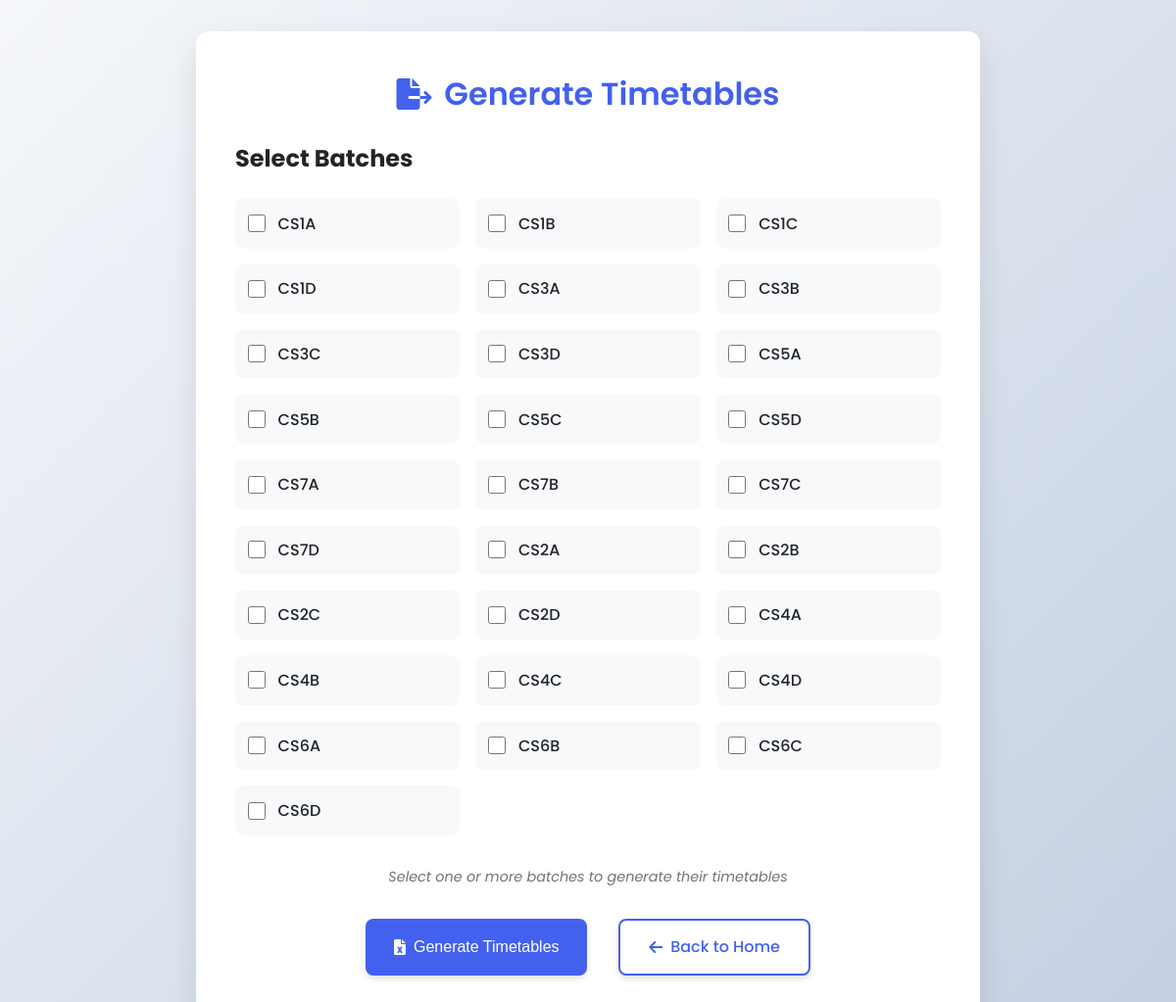
The app's page /select_batches, older data.
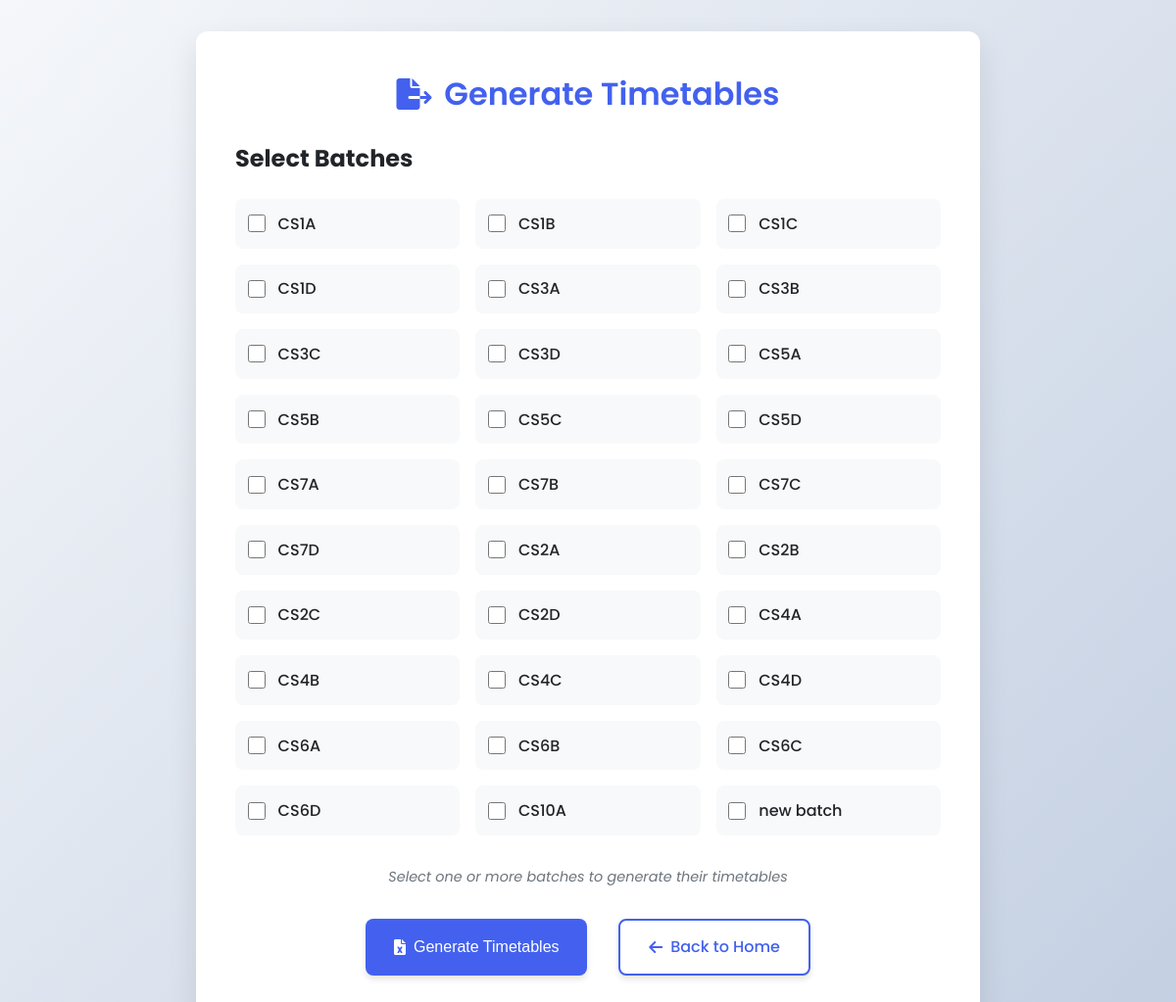
The same page, newer data.
### app.py (models this page shows)
class Batch(db.Model):
    id = db.Column(db.Integer, primary_key=True)
    name = db.Column(db.String(50), unique=True, nullable=False)
    capacity = db.Column(db.Integer, nullable=False)
    courses = db.relationship('Course', backref='batch', lazy=True)
    odd_sem = db.Column(db.Boolean, default=False,nullable=False)
    department_id = db.Column(db.Integer, db.ForeignKey('department.id'), nullable=False)
    department = db.relationship('Department', backref=db.backref('batches', lazy=True))

### app.py (the view)
@app.route('/select_batches', methods=['GET'])
def select_batches():
    batches = Batch.query.all()
    return render_template('select_batches.html', batches=batches)

### templates/select_batches.html (shortened to what this page needs)
<!DOCTYPE html>
<html lang="en">
<head>
    <link rel="stylesheet" href="https://cdnjs.cloudflare.com/ajax/libs/font-awesome/6.0.0-beta3/css/all.min.css">
</head>
<body>
    <div class="container">
        <div class="card">
            <h1><i class="fas fa-file-export"></i> Generate Timetables</h1>
            <form action="/download-timetable" method="POST">
                <div class="form-group">
                    <h2>Select Batches</h2>
                    <div class="batch-list">
                        {% for batch in batches %}
                        <div class="batch-item">
                            <input type="checkbox" id="batch_{{ batch.id }}" name="batch_ids[]" value="{{ batch.id }}" class="batch-checkbox">
                            <label for="batch_{{ batch.id }}" class="batch-label">{{ batch.name }}</label>
                        </div>
                        {% endfor %}
                    </div>
                </div>
                <p class="instructions">Select one or more batches to generate their timetables</p>
                <div class="btn-group">
                    <button type="submit" class="btn btn-primary">
                        <i class="fas fa-file-excel"></i> Generate Timetables
                    </button>
                    <a href="{{ url_for('index') }}" class="btn btn-secondary">
                        <i class="fas fa-arrow-left"></i> Back to Home
                    </a>
                </div>
            </form>
        </div>
    </div>
</body>
</html>

### templates/select_batches.html (style rules this page uses)
:root { --primary: #4361ee; --primary-dark: #3a56d4; --secondary: #3f37c9; --light: #f8f9fa; --dark: #212529; --success: #4cc9f0; --gray: #6c757d; }
* { margin: 0; padding: 0; box-sizing: border-box; }
body { font-family: 'Poppins', sans-serif; background: linear-gradient(135deg, #f5f7fa 0%, #c3cfe2 100%); min-height: 100vh; color: var(--dark); padding: 2rem; }
.container { max-width: 800px; margin: 0 auto; }
.card { background-color: white; border-radius: 12px; padding: 2.5rem; box-shadow: 0 12px 30px rgba(0, 0, 0, 0.1); }
h1 { font-size: 2rem; font-weight: 600; color: var(--primary); margin-bottom: 1.5rem; display: flex; align-items: center; justify-content: center; gap: 0.8rem; }
.form-group { margin-bottom: 2rem; }
.batch-list { display: grid; grid-template-columns: repeat(auto-fill, minmax(200px, 1fr)); gap: 1rem; margin: 1.5rem 0; }
.batch-item { display: flex; align-items: center; padding: 0.8rem; background-color: #f8f9fa; border-radius: 8px; transition: all 0.3s ease; }
.batch-checkbox { margin-right: 0.8rem; width: 18px; height: 18px; accent-color: var(--primary); }
.batch-label { font-weight: 500; cursor: pointer; }
.btn { display: inline-flex; align-items: center; justify-content: center; padding: 0.9rem 1.8rem; border-radius: 8px; font-weight: 500; text-decoration: none; transition: all 0.3s ease; box-shadow: 0 4px 6px rgba(0, 0, 0, 0.1); border: none; cursor: pointer; font-size: 1rem; gap: 0.5rem; }
.btn-primary { background-color: var(--primary); color: white; }
.btn-secondary { background-color: white; color: var(--primary); border: 2px solid var(--primary); margin-left: 1rem; }
.btn-group { display: flex; justify-content: center; margin-top: 2rem; gap: 1rem; }
.instructions { font-size: 0.9rem; color: var(--gray); margin-top: 1rem; text-align: center; font-style: italic; }

Row changes from the older to the newer data that the page shows:
added Batch: name "CS10A"
added Batch: name "new batch"
